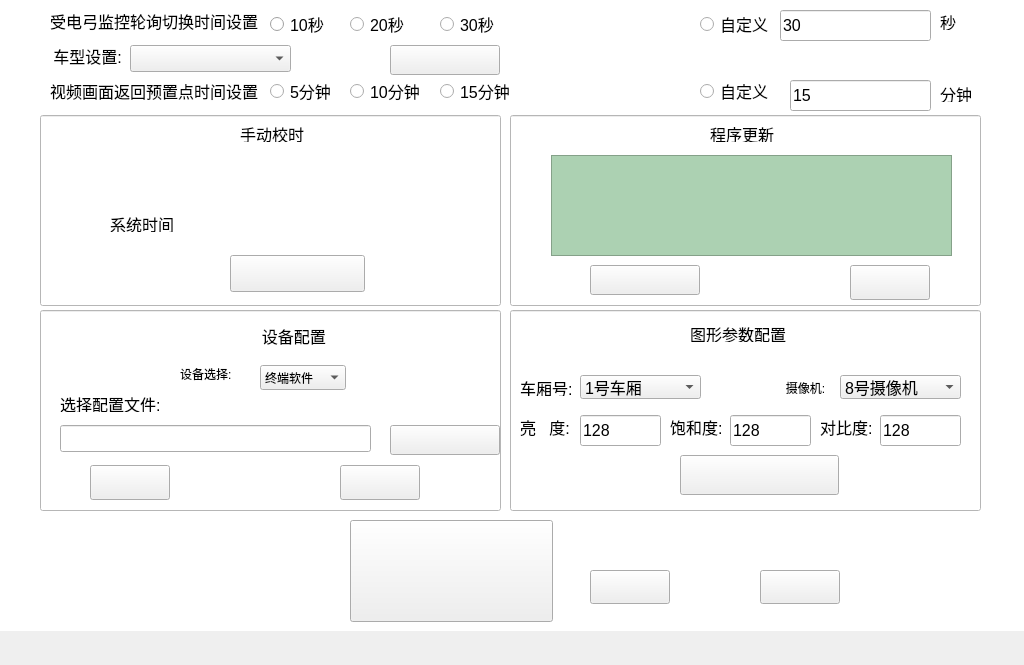
<?xml version="1.0" encoding="UTF-8"?>
<ui version="4.0">
 <class>devUpdateWidget</class>
 <widget class="QWidget" name="devUpdateWidget">
  <property name="geometry">
   <rect>
    <x>0</x>
    <y>0</y>
    <width>1024</width>
    <height>665</height>
   </rect>
  </property>
  <property name="windowTitle">
   <string>Form</string>
  </property>
  <property name="styleSheet">
   <string notr="true"/>
  </property>
  <widget class="QPushButton" name="permissonManagePushButton">
   <property name="geometry">
    <rect>
     <x>350</x>
     <y>520</y>
     <width>203</width>
     <height>102</height>
    </rect>
   </property>
   <property name="font">
    <font>
     <pointsize>12</pointsize>
    </font>
   </property>
   <property name="styleSheet">
    <string notr="true">QPushButton{
background-image: url(:/monres/bitmap19.bmp);}

QPushButton:pressed
{background-color: rgb(86, 164, 246);color: rgb(255, 255, 255);border-color: rgb(170, 170, 170);border-width: 2px;border-style: solid;}</string>
   </property>
   <property name="text">
    <string/>
   </property>
  </widget>
  <widget class="QLabel" name="presetReturnTimeSetLabel">
   <property name="geometry">
    <rect>
     <x>50</x>
     <y>80</y>
     <width>211</width>
     <height>21</height>
    </rect>
   </property>
   <property name="font">
    <font>
     <pointsize>12</pointsize>
    </font>
   </property>
   <property name="styleSheet">
    <string notr="true">color: rgb(0, 0, 0);
background-color: rgb(255, 255, 255);</string>
   </property>
   <property name="text">
    <string>视频画面返回预置点时间设置</string>
   </property>
  </widget>
  <widget class="QLineEdit" name="pollingTimeSetLineEdit">
   <property name="geometry">
    <rect>
     <x>780</x>
     <y>10</y>
     <width>151</width>
     <height>31</height>
    </rect>
   </property>
   <property name="font">
    <font>
     <pointsize>12</pointsize>
    </font>
   </property>
   <property name="text">
    <string>30</string>
   </property>
   <property name="readOnly">
    <bool>false</bool>
   </property>
  </widget>
  <widget class="QLabel" name="label_3">
   <property name="geometry">
    <rect>
     <x>40</x>
     <y>90</y>
     <width>944</width>
     <height>31</height>
    </rect>
   </property>
   <property name="font">
    <font>
     <pointsize>12</pointsize>
    </font>
   </property>
   <property name="styleSheet">
    <string notr="true"> #label_3 { 
    background-color: rgb(255, 255, 255);
  } 
 #label_3 * { 
     background-color:; 
 }</string>
   </property>
   <property name="text">
    <string/>
   </property>
  </widget>
  <widget class="QPushButton" name="trainTypeSetPushButton">
   <property name="geometry">
    <rect>
     <x>390</x>
     <y>45</y>
     <width>110</width>
     <height>30</height>
    </rect>
   </property>
   <property name="font">
    <font>
     <pointsize>12</pointsize>
    </font>
   </property>
   <property name="styleSheet">
    <string notr="true">QPushButton{
background-image: url(:/monres/sure.bmp);}

QPushButton:pressed
{background-color: rgb(86, 164, 246);color: rgb(255, 255, 255);border-color: rgb(170, 170, 170);border-width: 2px;border-style: solid;}</string>
   </property>
   <property name="text">
    <string/>
   </property>
  </widget>
  <widget class="QRadioButton" name="pollingTimeSetRadioButton_3">
   <property name="geometry">
    <rect>
     <x>440</x>
     <y>13</y>
     <width>61</width>
     <height>22</height>
    </rect>
   </property>
   <property name="font">
    <font>
     <pointsize>12</pointsize>
    </font>
   </property>
   <property name="styleSheet">
    <string notr="true">background-color: rgb(255, 255, 255);</string>
   </property>
   <property name="text">
    <string>30秒</string>
   </property>
   <property name="checked">
    <bool>false</bool>
   </property>
  </widget>
  <widget class="QLabel" name="label_2">
   <property name="geometry">
    <rect>
     <x>40</x>
     <y>8</y>
     <width>944</width>
     <height>31</height>
    </rect>
   </property>
   <property name="font">
    <font>
     <pointsize>12</pointsize>
    </font>
   </property>
   <property name="styleSheet">
    <string notr="true"> #label_2 { 
    background-color: rgb(255, 255, 255);
  } 
 #label_2 * { 
     background-color:; 
 }</string>
   </property>
   <property name="text">
    <string/>
   </property>
  </widget>
  <widget class="QRadioButton" name="pollingTimeSetRadioButton">
   <property name="geometry">
    <rect>
     <x>270</x>
     <y>13</y>
     <width>61</width>
     <height>22</height>
    </rect>
   </property>
   <property name="font">
    <font>
     <pointsize>12</pointsize>
    </font>
   </property>
   <property name="autoFillBackground">
    <bool>false</bool>
   </property>
   <property name="styleSheet">
    <string notr="true"/>
   </property>
   <property name="text">
    <string>10秒</string>
   </property>
   <property name="iconSize">
    <size>
     <width>16</width>
     <height>16</height>
    </size>
   </property>
  </widget>
  <widget class="QRadioButton" name="presetReturnTimeSetRadioButton_2">
   <property name="geometry">
    <rect>
     <x>350</x>
     <y>80</y>
     <width>81</width>
     <height>22</height>
    </rect>
   </property>
   <property name="font">
    <font>
     <pointsize>12</pointsize>
    </font>
   </property>
   <property name="styleSheet">
    <string notr="true">background-color: rgb(255, 255, 255);</string>
   </property>
   <property name="text">
    <string>10分钟</string>
   </property>
  </widget>
  <widget class="QRadioButton" name="pollingTimeSetRadioButton_4">
   <property name="geometry">
    <rect>
     <x>700</x>
     <y>13</y>
     <width>81</width>
     <height>22</height>
    </rect>
   </property>
   <property name="font">
    <font>
     <pointsize>12</pointsize>
    </font>
   </property>
   <property name="styleSheet">
    <string notr="true">background-color: rgb(255, 255, 255);</string>
   </property>
   <property name="text">
    <string>自定义</string>
   </property>
   <property name="checked">
    <bool>false</bool>
   </property>
  </widget>
  <widget class="QRadioButton" name="presetReturnTimeSetRadioButton_3">
   <property name="geometry">
    <rect>
     <x>440</x>
     <y>80</y>
     <width>81</width>
     <height>22</height>
    </rect>
   </property>
   <property name="font">
    <font>
     <pointsize>12</pointsize>
    </font>
   </property>
   <property name="styleSheet">
    <string notr="true">background-color: rgb(255, 255, 255);</string>
   </property>
   <property name="text">
    <string>15分钟</string>
   </property>
   <property name="checked">
    <bool>false</bool>
   </property>
  </widget>
  <widget class="QLabel" name="pollingTimeSetLabel">
   <property name="geometry">
    <rect>
     <x>50</x>
     <y>10</y>
     <width>211</width>
     <height>21</height>
    </rect>
   </property>
   <property name="font">
    <font>
     <pointsize>12</pointsize>
    </font>
   </property>
   <property name="styleSheet">
    <string notr="true">color: rgb(0, 0, 0);
background-color: rgb(255, 255, 255);</string>
   </property>
   <property name="text">
    <string>受电弓监控轮询切换时间设置</string>
   </property>
  </widget>
  <widget class="QRadioButton" name="presetReturnTimeSetRadioButton">
   <property name="geometry">
    <rect>
     <x>270</x>
     <y>80</y>
     <width>71</width>
     <height>22</height>
    </rect>
   </property>
   <property name="font">
    <font>
     <pointsize>12</pointsize>
    </font>
   </property>
   <property name="styleSheet">
    <string notr="true">background-color: rgb(255, 255, 255);</string>
   </property>
   <property name="text">
    <string>5分钟</string>
   </property>
  </widget>
  <widget class="QRadioButton" name="presetReturnTimeSetRadioButton_4">
   <property name="geometry">
    <rect>
     <x>700</x>
     <y>80</y>
     <width>81</width>
     <height>22</height>
    </rect>
   </property>
   <property name="font">
    <font>
     <pointsize>12</pointsize>
    </font>
   </property>
   <property name="styleSheet">
    <string notr="true">background-color: rgb(255, 255, 255);</string>
   </property>
   <property name="text">
    <string>自定义</string>
   </property>
  </widget>
  <widget class="QLabel" name="label_7">
   <property name="geometry">
    <rect>
     <x>940</x>
     <y>85</y>
     <width>31</width>
     <height>17</height>
    </rect>
   </property>
   <property name="font">
    <font>
     <pointsize>12</pointsize>
    </font>
   </property>
   <property name="styleSheet">
    <string notr="true">background-color: rgb(255, 255, 255);</string>
   </property>
   <property name="text">
    <string>分钟</string>
   </property>
  </widget>
  <widget class="QRadioButton" name="pollingTimeSetRadioButton_2">
   <property name="geometry">
    <rect>
     <x>350</x>
     <y>13</y>
     <width>61</width>
     <height>22</height>
    </rect>
   </property>
   <property name="font">
    <font>
     <pointsize>12</pointsize>
    </font>
   </property>
   <property name="styleSheet">
    <string notr="true">background-color: rgb(255, 255, 255);</string>
   </property>
   <property name="text">
    <string>20秒</string>
   </property>
  </widget>
  <widget class="QLabel" name="label">
   <property name="geometry">
    <rect>
     <x>40</x>
     <y>40</y>
     <width>944</width>
     <height>31</height>
    </rect>
   </property>
   <property name="font">
    <font>
     <pointsize>12</pointsize>
    </font>
   </property>
   <property name="styleSheet">
    <string notr="true"> #label { 
    background-color: rgb(255, 255, 255);
  } 
 #label * { 
     background-color:; 
 }</string>
   </property>
   <property name="text">
    <string>   车型设置:   </string>
   </property>
  </widget>
  <widget class="QComboBox" name="trainTypeSetComboBox">
   <property name="geometry">
    <rect>
     <x>130</x>
     <y>45</y>
     <width>161</width>
     <height>27</height>
    </rect>
   </property>
   <property name="font">
    <font>
     <pointsize>12</pointsize>
    </font>
   </property>
  </widget>
  <widget class="QLineEdit" name="presetReturnTimeSetLineEdit">
   <property name="geometry">
    <rect>
     <x>790</x>
     <y>80</y>
     <width>141</width>
     <height>31</height>
    </rect>
   </property>
   <property name="font">
    <font>
     <pointsize>12</pointsize>
    </font>
   </property>
   <property name="text">
    <string>15</string>
   </property>
   <property name="readOnly">
    <bool>false</bool>
   </property>
  </widget>
  <widget class="QPushButton" name="alarmPushButton">
   <property name="geometry">
    <rect>
     <x>590</x>
     <y>570</y>
     <width>80</width>
     <height>34</height>
    </rect>
   </property>
   <property name="font">
    <font>
     <pointsize>12</pointsize>
    </font>
   </property>
   <property name="styleSheet">
    <string notr="true">QPushButton{
background-image: url(:/monres/alertoff.bmp);}


QPushButton:pressed
{background-color: rgb(86, 164, 246);color: rgb(255, 255, 255);border-color: rgb(170, 170, 170);border-width: 2px;border-style: solid;}</string>
   </property>
   <property name="text">
    <string/>
   </property>
   <property name="checkable">
    <bool>true</bool>
   </property>
  </widget>
  <widget class="QLabel" name="label_4">
   <property name="geometry">
    <rect>
     <x>940</x>
     <y>13</y>
     <width>31</width>
     <height>17</height>
    </rect>
   </property>
   <property name="font">
    <font>
     <pointsize>12</pointsize>
    </font>
   </property>
   <property name="styleSheet">
    <string notr="true">background-color: rgb(255, 255, 255);</string>
   </property>
   <property name="text">
    <string>秒</string>
   </property>
  </widget>
  <widget class="QPushButton" name="canselPushButton">
   <property name="geometry">
    <rect>
     <x>760</x>
     <y>570</y>
     <width>80</width>
     <height>34</height>
    </rect>
   </property>
   <property name="font">
    <font>
     <pointsize>12</pointsize>
    </font>
   </property>
   <property name="styleSheet">
    <string notr="true">QPushButton{
background-image: url(:/monres/cancel.bmp);}

QPushButton:pressed
{background-color: rgb(86, 164, 246);color: rgb(255, 255, 255);border-color: rgb(170, 170, 170);border-width: 2px;border-style: solid;}</string>
   </property>
   <property name="text">
    <string/>
   </property>
   <property name="checkable">
    <bool>true</bool>
   </property>
  </widget>
  <widget class="QLabel" name="label_17">
   <property name="geometry">
    <rect>
     <x>1100</x>
     <y>430</y>
     <width>16</width>
     <height>18</height>
    </rect>
   </property>
   <property name="font">
    <font>
     <pointsize>12</pointsize>
    </font>
   </property>
   <property name="styleSheet">
    <string notr="true">background-color: rgb(255, 255, 255);
</string>
   </property>
   <property name="text">
    <string/>
   </property>
  </widget>
  <widget class="QWidget" name="deviceManagewidget" native="true">
   <property name="geometry">
    <rect>
     <x>40</x>
     <y>115</y>
     <width>944</width>
     <height>401</height>
    </rect>
   </property>
   <widget class="QLineEdit" name="configFileDisplayLineEdit">
    <property name="geometry">
     <rect>
      <x>20</x>
      <y>310</y>
      <width>311</width>
      <height>27</height>
     </rect>
    </property>
    <property name="font">
     <font>
      <pointsize>12</pointsize>
     </font>
    </property>
   </widget>
   <widget class="QLineEdit" name="brightnessLineEdit">
    <property name="geometry">
     <rect>
      <x>540</x>
      <y>300</y>
      <width>81</width>
      <height>31</height>
     </rect>
    </property>
    <property name="font">
     <font>
      <pointsize>12</pointsize>
     </font>
    </property>
    <property name="text">
     <string>128</string>
    </property>
   </widget>
   <widget class="QLabel" name="carriageLabel">
    <property name="geometry">
     <rect>
      <x>480</x>
      <y>264</y>
      <width>51</width>
      <height>17</height>
     </rect>
    </property>
    <property name="font">
     <font>
      <pointsize>12</pointsize>
     </font>
    </property>
    <property name="styleSheet">
     <string notr="true"/>
    </property>
    <property name="text">
     <string>车厢号:</string>
    </property>
   </widget>
   <widget class="QPushButton" name="configFilelookPushButton">
    <property name="geometry">
     <rect>
      <x>350</x>
      <y>310</y>
      <width>110</width>
      <height>30</height>
     </rect>
    </property>
    <property name="font">
     <font>
      <pointsize>12</pointsize>
     </font>
    </property>
    <property name="styleSheet">
     <string notr="true">QPushButton{
background-image: url(:/monres/browse.bmp);}


QPushButton:pressed
{background-color: rgb(86, 164, 246);color: rgb(255, 255, 255);border-color: rgb(170, 170, 170);border-width: 2px;border-style: solid;}</string>
    </property>
    <property name="text">
     <string/>
    </property>
   </widget>
   <widget class="QComboBox" name="carriageSelectionComboBox">
    <property name="enabled">
     <bool>true</bool>
    </property>
    <property name="geometry">
     <rect>
      <x>540</x>
      <y>260</y>
      <width>121</width>
      <height>24</height>
     </rect>
    </property>
    <property name="font">
     <font>
      <pointsize>12</pointsize>
     </font>
    </property>
    <property name="currentIndex">
     <number>0</number>
    </property>
    <property name="minimumContentsLength">
     <number>0</number>
    </property>
    <item>
     <property name="text">
      <string>1号车厢</string>
     </property>
    </item>
    <item>
     <property name="text">
      <string>8号车厢</string>
     </property>
    </item>
   </widget>
   <widget class="QComboBox" name="cameraSelectionComboBox">
    <property name="enabled">
     <bool>true</bool>
    </property>
    <property name="geometry">
     <rect>
      <x>800</x>
      <y>260</y>
      <width>121</width>
      <height>24</height>
     </rect>
    </property>
    <property name="font">
     <font>
      <pointsize>12</pointsize>
     </font>
    </property>
    <property name="currentIndex">
     <number>0</number>
    </property>
    <item>
     <property name="text">
      <string>8号摄像机</string>
     </property>
    </item>
    <item>
     <property name="text">
      <string>9号摄像机</string>
     </property>
    </item>
   </widget>
   <widget class="QLineEdit" name="contrastLineEdit">
    <property name="geometry">
     <rect>
      <x>840</x>
      <y>300</y>
      <width>81</width>
      <height>31</height>
     </rect>
    </property>
    <property name="font">
     <font>
      <pointsize>12</pointsize>
     </font>
    </property>
    <property name="text">
     <string>128</string>
    </property>
   </widget>
   <widget class="QLabel" name="label_9">
    <property name="geometry">
     <rect>
      <x>200</x>
      <y>10</y>
      <width>67</width>
      <height>17</height>
     </rect>
    </property>
    <property name="font">
     <font>
      <pointsize>12</pointsize>
     </font>
    </property>
    <property name="text">
     <string>手动校时</string>
    </property>
   </widget>
   <widget class="QPushButton" name="timeAdjustPushButton">
    <property name="geometry">
     <rect>
      <x>190</x>
      <y>140</y>
      <width>135</width>
      <height>37</height>
     </rect>
    </property>
    <property name="styleSheet">
     <string notr="true">QPushButton{
background-image: url(:/monres/timing.bmp);}

QPushButton:pressed
{background-color: rgb(86, 164, 246);color: rgb(255, 255, 255);border-color: rgb(170, 170, 170);border-width: 2px;border-style: solid;}</string>
    </property>
    <property name="text">
     <string/>
    </property>
   </widget>
   <widget class="QLabel" name="label_15">
    <property name="geometry">
     <rect>
      <x>650</x>
      <y>210</y>
      <width>101</width>
      <height>17</height>
     </rect>
    </property>
    <property name="font">
     <font>
      <pointsize>12</pointsize>
     </font>
    </property>
    <property name="text">
     <string>图形参数配置</string>
    </property>
   </widget>
   <widget class="QComboBox" name="comboBox">
    <property name="geometry">
     <rect>
      <x>220</x>
      <y>250</y>
      <width>86</width>
      <height>25</height>
     </rect>
    </property>
    <item>
     <property name="text">
      <string>终端软件</string>
     </property>
    </item>
   </widget>
   <widget class="QLineEdit" name="saturationLineEdit">
    <property name="geometry">
     <rect>
      <x>690</x>
      <y>300</y>
      <width>81</width>
      <height>31</height>
     </rect>
    </property>
    <property name="font">
     <font>
      <pointsize>12</pointsize>
     </font>
    </property>
    <property name="text">
     <string>128</string>
    </property>
   </widget>
   <widget class="QPushButton" name="imageParamSetPushButton">
    <property name="geometry">
     <rect>
      <x>640</x>
      <y>340</y>
      <width>159</width>
      <height>40</height>
     </rect>
    </property>
    <property name="font">
     <font>
      <pointsize>12</pointsize>
     </font>
    </property>
    <property name="styleSheet">
     <string notr="true">QPushButton{
background-image: url(:/monres/settingconfig.bmp);}

QPushButton:pressed
{background-color: rgb(86, 164, 246);color: rgb(255, 255, 255);border-color: rgb(170, 170, 170);border-width: 2px;border-style: solid;}</string>
    </property>
    <property name="text">
     <string/>
    </property>
   </widget>
   <widget class="QLabel" name="systimeAdjustLabel">
    <property name="geometry">
     <rect>
      <x>330</x>
      <y>100</y>
      <width>91</width>
      <height>21</height>
     </rect>
    </property>
    <property name="text">
     <string/>
    </property>
   </widget>
   <widget class="QLabel" name="saturationLabel">
    <property name="geometry">
     <rect>
      <x>630</x>
      <y>300</y>
      <width>52</width>
      <height>24</height>
     </rect>
    </property>
    <property name="font">
     <font>
      <pointsize>12</pointsize>
     </font>
    </property>
    <property name="styleSheet">
     <string notr="true"/>
    </property>
    <property name="text">
     <string>饱和度:</string>
    </property>
   </widget>
   <widget class="QLabel" name="brightnessLabel">
    <property name="geometry">
     <rect>
      <x>480</x>
      <y>300</y>
      <width>51</width>
      <height>24</height>
     </rect>
    </property>
    <property name="font">
     <font>
      <pointsize>12</pointsize>
     </font>
    </property>
    <property name="styleSheet">
     <string notr="true"/>
    </property>
    <property name="text">
     <string>亮   度:</string>
    </property>
   </widget>
   <widget class="QPushButton" name="clientRebootPushButton">
    <property name="geometry">
     <rect>
      <x>810</x>
      <y>150</y>
      <width>80</width>
      <height>35</height>
     </rect>
    </property>
    <property name="font">
     <font>
      <pointsize>12</pointsize>
     </font>
    </property>
    <property name="styleSheet">
     <string notr="true">QPushButton{
background-image: url(:/monres/restat.bmp);}

QPushButton:pressed
{background-color: rgb(86, 164, 246);color: rgb(255, 255, 255);border-color: rgb(170, 170, 170);border-width: 2px;border-style: solid;}</string>
    </property>
    <property name="text">
     <string/>
    </property>
   </widget>
   <widget class="QLabel" name="configFileSelectionLabel">
    <property name="geometry">
     <rect>
      <x>20</x>
      <y>280</y>
      <width>101</width>
      <height>17</height>
     </rect>
    </property>
    <property name="font">
     <font>
      <pointsize>12</pointsize>
     </font>
    </property>
    <property name="styleSheet">
     <string notr="true"/>
    </property>
    <property name="text">
     <string>选择配置文件:</string>
    </property>
   </widget>
   <widget class="QLabel" name="cameraLabel">
    <property name="geometry">
     <rect>
      <x>736</x>
      <y>264</y>
      <width>61</width>
      <height>17</height>
     </rect>
    </property>
    <property name="styleSheet">
     <string notr="true"/>
    </property>
    <property name="text">
     <string>   摄像机:</string>
    </property>
   </widget>
   <widget class="QLabel" name="contrastLabel">
    <property name="geometry">
     <rect>
      <x>780</x>
      <y>300</y>
      <width>52</width>
      <height>24</height>
     </rect>
    </property>
    <property name="font">
     <font>
      <pointsize>12</pointsize>
     </font>
    </property>
    <property name="styleSheet">
     <string notr="true"/>
    </property>
    <property name="text">
     <string>对比度:</string>
    </property>
   </widget>
   <widget class="QPushButton" name="configFileImportPushButton">
    <property name="geometry">
     <rect>
      <x>50</x>
      <y>350</y>
      <width>80</width>
      <height>35</height>
     </rect>
    </property>
    <property name="font">
     <font>
      <pointsize>12</pointsize>
     </font>
    </property>
    <property name="styleSheet">
     <string notr="true">QPushButton{
background-image: url(:/monres/in.bmp);}

QPushButton:pressed
{background-color: rgb(86, 164, 246);color: rgb(255, 255, 255);border-color: rgb(170, 170, 170);border-width: 2px;border-style: solid;}</string>
    </property>
    <property name="text">
     <string/>
    </property>
   </widget>
   <widget class="QLabel" name="sysDataAdjustLabel">
    <property name="geometry">
     <rect>
      <x>160</x>
      <y>100</y>
      <width>161</width>
      <height>21</height>
     </rect>
    </property>
    <property name="font">
     <font>
      <pointsize>10</pointsize>
     </font>
    </property>
    <property name="styleSheet">
     <string notr="true"/>
    </property>
    <property name="text">
     <string/>
    </property>
   </widget>
   <widget class="QLabel" name="devConfigLabel">
    <property name="geometry">
     <rect>
      <x>40</x>
      <y>210</y>
      <width>351</width>
      <height>21</height>
     </rect>
    </property>
    <property name="font">
     <font>
      <pointsize>12</pointsize>
     </font>
    </property>
    <property name="styleSheet">
     <string notr="true"/>
    </property>
    <property name="text">
     <string>                                         设备配置</string>
    </property>
   </widget>
   <widget class="QLabel" name="updateStatusLabel">
    <property name="geometry">
     <rect>
      <x>670</x>
      <y>10</y>
      <width>71</width>
      <height>17</height>
     </rect>
    </property>
    <property name="font">
     <font>
      <pointsize>12</pointsize>
     </font>
    </property>
    <property name="styleSheet">
     <string notr="true"/>
    </property>
    <property name="text">
     <string>程序更新</string>
    </property>
   </widget>
   <widget class="QLabel" name="label_18">
    <property name="geometry">
     <rect>
      <x>140</x>
      <y>250</y>
      <width>67</width>
      <height>17</height>
     </rect>
    </property>
    <property name="text">
     <string>设备选择:</string>
    </property>
   </widget>
   <widget class="QLabel" name="label_5">
    <property name="geometry">
     <rect>
      <x>70</x>
      <y>100</y>
      <width>67</width>
      <height>17</height>
     </rect>
    </property>
    <property name="font">
     <font>
      <pointsize>12</pointsize>
     </font>
    </property>
    <property name="text">
     <string>系统时间</string>
    </property>
   </widget>
   <widget class="QPushButton" name="updateBeginPushButton">
    <property name="geometry">
     <rect>
      <x>550</x>
      <y>150</y>
      <width>110</width>
      <height>30</height>
     </rect>
    </property>
    <property name="font">
     <font>
      <pointsize>12</pointsize>
     </font>
    </property>
    <property name="styleSheet">
     <string notr="true">QPushButton{
background-image: url(:/monres/kaishigegnxin.bmp);}

QPushButton:pressed
{background-color: rgb(86, 164, 246);color: rgb(255, 255, 255);border-color: rgb(170, 170, 170);border-width: 2px;border-style: solid;}</string>
    </property>
    <property name="text">
     <string/>
    </property>
   </widget>
   <widget class="QPushButton" name="clientRebootPushButton_2">
    <property name="geometry">
     <rect>
      <x>300</x>
      <y>350</y>
      <width>80</width>
      <height>35</height>
     </rect>
    </property>
    <property name="font">
     <font>
      <pointsize>12</pointsize>
     </font>
    </property>
    <property name="styleSheet">
     <string notr="true">QPushButton{
background-image: url(:/monres/restat.bmp);
}
QPushButton:pressed
{background-color: rgb(86, 164, 246);color: rgb(255, 255, 255);border-color: rgb(170, 170, 170);border-width: 2px;border-style: solid;}</string>
    </property>
    <property name="text">
     <string/>
    </property>
   </widget>
   <widget class="QTextEdit" name="updateStatueTextEdit">
    <property name="enabled">
     <bool>false</bool>
    </property>
    <property name="geometry">
     <rect>
      <x>511</x>
      <y>40</y>
      <width>401</width>
      <height>101</height>
     </rect>
    </property>
    <property name="styleSheet">
     <string notr="true">color: rgb(0, 0, 0);
background-color: rgb(172, 209, 178);</string>
    </property>
   </widget>
   <widget class="QLineEdit" name="lineEdit">
    <property name="enabled">
     <bool>false</bool>
    </property>
    <property name="geometry">
     <rect>
      <x>0</x>
      <y>0</y>
      <width>461</width>
      <height>191</height>
     </rect>
    </property>
    <property name="styleSheet">
     <string notr="true">background-color: rgb(255, 255, 255);</string>
    </property>
   </widget>
   <widget class="QLineEdit" name="lineEdit_2">
    <property name="enabled">
     <bool>false</bool>
    </property>
    <property name="geometry">
     <rect>
      <x>470</x>
      <y>0</y>
      <width>471</width>
      <height>191</height>
     </rect>
    </property>
    <property name="styleSheet">
     <string notr="true">background-color: rgb(255, 255, 255);</string>
    </property>
   </widget>
   <widget class="QLineEdit" name="lineEdit_3">
    <property name="enabled">
     <bool>false</bool>
    </property>
    <property name="geometry">
     <rect>
      <x>0</x>
      <y>195</y>
      <width>461</width>
      <height>201</height>
     </rect>
    </property>
    <property name="styleSheet">
     <string notr="true">background-color: rgb(255, 255, 255);</string>
    </property>
   </widget>
   <widget class="QLineEdit" name="lineEdit_4">
    <property name="enabled">
     <bool>false</bool>
    </property>
    <property name="geometry">
     <rect>
      <x>470</x>
      <y>195</y>
      <width>471</width>
      <height>201</height>
     </rect>
    </property>
    <property name="styleSheet">
     <string notr="true">background-color: rgb(255, 255, 255);</string>
    </property>
   </widget>
   <zorder>lineEdit_4</zorder>
   <zorder>lineEdit_3</zorder>
   <zorder>lineEdit_2</zorder>
   <zorder>lineEdit</zorder>
   <zorder>label_15</zorder>
   <zorder>saturationLineEdit</zorder>
   <zorder>imageParamSetPushButton</zorder>
   <zorder>saturationLabel</zorder>
   <zorder>brightnessLabel</zorder>
   <zorder>configFileSelectionLabel</zorder>
   <zorder>cameraLabel</zorder>
   <zorder>contrastLabel</zorder>
   <zorder>configFileImportPushButton</zorder>
   <zorder>devConfigLabel</zorder>
   <zorder>updateStatusLabel</zorder>
   <zorder>label_18</zorder>
   <zorder>label_5</zorder>
   <zorder>updateBeginPushButton</zorder>
   <zorder>brightnessLineEdit</zorder>
   <zorder>cameraSelectionComboBox</zorder>
   <zorder>carriageLabel</zorder>
   <zorder>carriageSelectionComboBox</zorder>
   <zorder>clientRebootPushButton</zorder>
   <zorder>comboBox</zorder>
   <zorder>configFileDisplayLineEdit</zorder>
   <zorder>configFilelookPushButton</zorder>
   <zorder>contrastLineEdit</zorder>
   <zorder>label_9</zorder>
   <zorder>sysDataAdjustLabel</zorder>
   <zorder>timeAdjustPushButton</zorder>
   <zorder>clientRebootPushButton_2</zorder>
   <zorder>systimeAdjustLabel</zorder>
   <zorder>updateStatueTextEdit</zorder>
  </widget>
  <widget class="QLabel" name="label_6">
   <property name="geometry">
    <rect>
     <x>0</x>
     <y>0</y>
     <width>1024</width>
     <height>631</height>
    </rect>
   </property>
   <property name="styleSheet">
    <string notr="true">background-color: rgb(255, 255, 255);</string>
   </property>
   <property name="text">
    <string/>
   </property>
  </widget>
  <zorder>label_6</zorder>
  <zorder>label_2</zorder>
  <zorder>label_3</zorder>
  <zorder>pollingTimeSetRadioButton</zorder>
  <zorder>presetReturnTimeSetRadioButton_2</zorder>
  <zorder>pollingTimeSetRadioButton_4</zorder>
  <zorder>presetReturnTimeSetRadioButton_3</zorder>
  <zorder>pollingTimeSetLabel</zorder>
  <zorder>presetReturnTimeSetRadioButton</zorder>
  <zorder>presetReturnTimeSetRadioButton_4</zorder>
  <zorder>label_7</zorder>
  <zorder>pollingTimeSetRadioButton_2</zorder>
  <zorder>label</zorder>
  <zorder>trainTypeSetComboBox</zorder>
  <zorder>presetReturnTimeSetLineEdit</zorder>
  <zorder>alarmPushButton</zorder>
  <zorder>label_4</zorder>
  <zorder>trainTypeSetPushButton</zorder>
  <zorder>pollingTimeSetRadioButton_3</zorder>
  <zorder>pollingTimeSetLineEdit</zorder>
  <zorder>presetReturnTimeSetLabel</zorder>
  <zorder>canselPushButton</zorder>
  <zorder>label_17</zorder>
  <zorder>permissonManagePushButton</zorder>
  <zorder>deviceManagewidget</zorder>
 </widget>
 <resources/>
 <connections/>
</ui>
